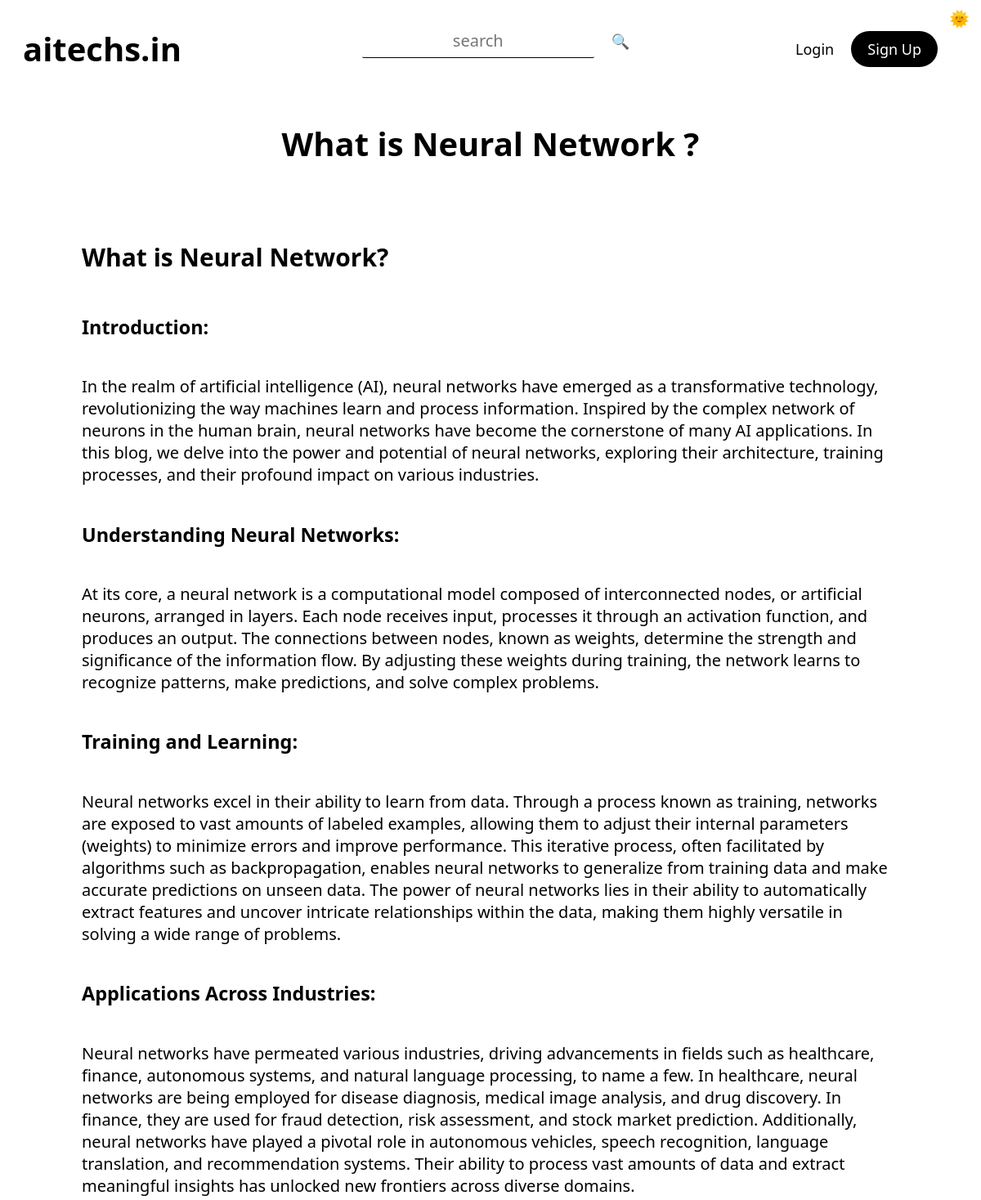
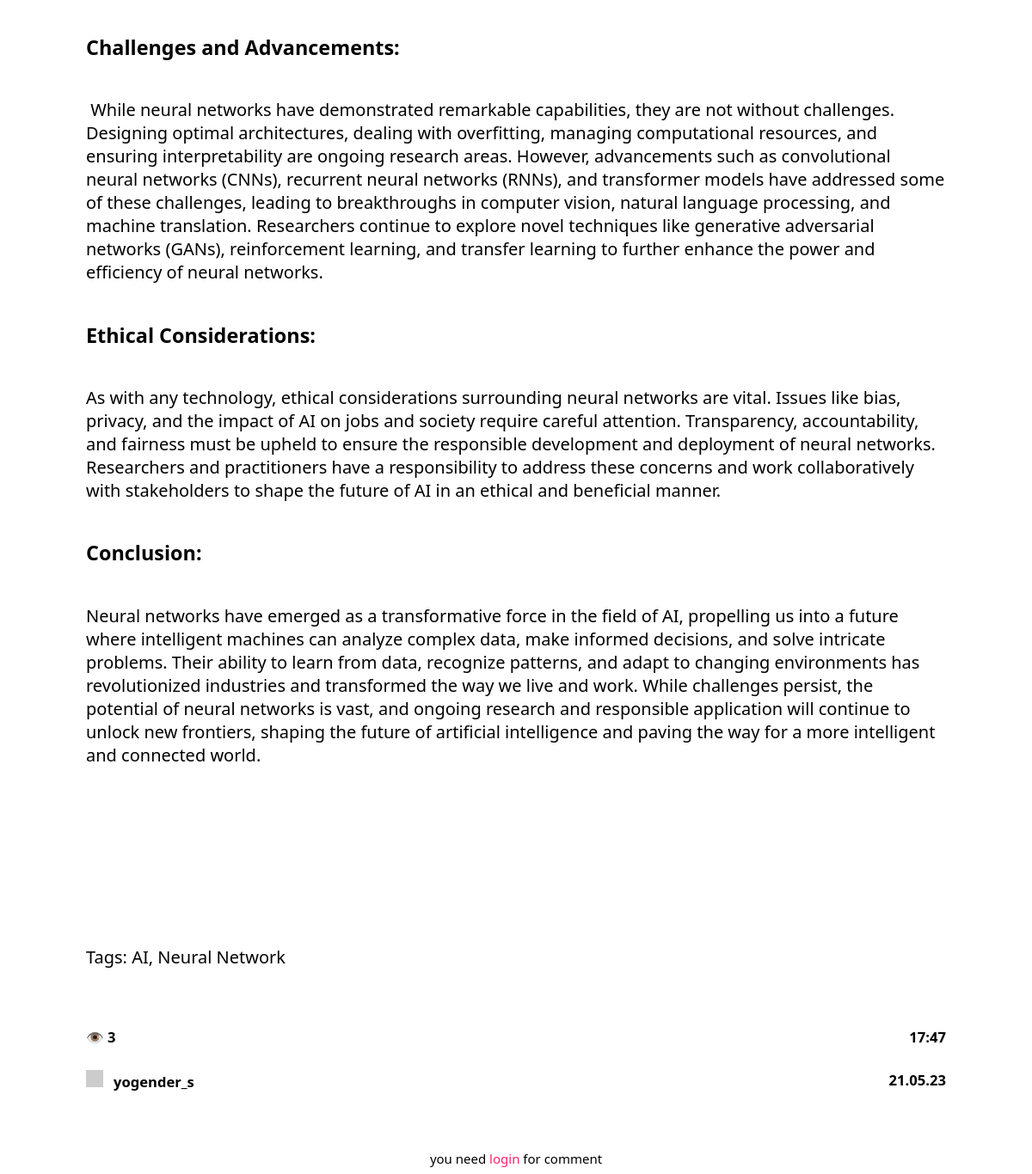
Screenshot of /post/2 with the database file from the repository (2 pictures, top to bottom).
### tables this page shows
CREATE TABLE "posts" (
    	"id"	INTEGER NOT NULL UNIQUE,
    	"title"	TEXT NOT NULL,
    	"tags"	TEXT,
    	"content"	TEXT NOT NULL,
    	"author"	TEXT NOT NULL,
    	"date"	TEXT NOT NULL,
    	"time"	TEXT NOT NULL,
    	"views"	TEXT,
    	"lastEditDate"	TEXT,
        "lastEditTime"	TEXT,
    	PRIMARY KEY("id" AUTOINCREMENT)
        );

### routes/post.py (the view)
@postBlueprint.route("/post/<int:postID>", methods=["GET", "POST"])
def post(postID):
    form = commentForm(request.form)
    connection = sqlite3.connect("db/posts.db")
    cursor = connection.cursor()
    cursor.execute(f"select id from posts")
    posts = str(cursor.fetchall())
    match str(postID) in posts:
        case True:
            message("2", f'POST: "{postID}" FOUND')
            connection = sqlite3.connect("db/posts.db")
            cursor = connection.cursor()
            cursor.execute(f'select * from posts where id = "{postID}"')
            post = cursor.fetchone()
            cursor.execute(f'update posts set views = views+1 where id = "{postID}"')
            connection.commit()
            if request.method == "POST":
                comment = request.form["comment"]
                connection = sqlite3.connect("db/comments.db")
                cursor = connection.cursor()
                cursor.execute(
                    f"""
                    insert into comments(post,comment,user,date,time)
                    values({postID},"{comment}","{session["userName"]}",
                    "{currentDate()}",
                    "{currentTime()}")
                    """
                )
                connection.commit()
                addPoints(5, session["userName"])
                flash("You earned 5 points by commenting ", "success")
                return redirect(f"/post/{postID}")
            connection = sqlite3.connect("db/comments.db")
            cursor = connection.cursor()
            cursor.execute(f'select * from comments where post = "{postID}"')
            comments = cursor.fetchall()
            return render_template(
                "post.html",
                id=post[0],
                title=post[1],
                tags=post[2],
                content=post[3],
                author=post[4],
                views=post[7],
                date=post[5],
                time=post[6],
                form=form,
                comments=comments,
            )
        case False:
            message("1", "404")
            return render_template("404.html")

### forms.py
class commentForm(Form):
    comment = TextAreaField(
        "Comment",
        [validators.Length(min=20, max=500), validators.InputRequired()],
        render_kw={"placeholder": "leave a comment"},
    )

### app.py (called while the page is built)
@app.context_processor
def utility_processor():
    getProfilePicture
    return dict(getProfilePicture=getProfilePicture)

### helpers.py (called while the page is built)
def currentDate():
    return datetime.now().strftime("%d.%m.%y")

def currentTime(seconds=False):
    match seconds:
        case False:
            return datetime.now().strftime("%H:%M")
        case True:
            return datetime.now().strftime("%H:%M:%S")

def message(color, message):
    print(
        f"\n\033[94m[{currentDate()}\033[0m"
        f"\033[95m {currentTime(True)}]\033[0m"
        f"\033[9{color}m {message}\033[0m\n"
    )
    logFile = open("log.log", "a")
    logFile.write(f"[{currentDate()}" f"|{currentTime(True)}]" f" {message}\n")
    logFile.close()

def getProfilePicture(userName):
    connection = sqlite3.connect("db/users.db")
    cursor = connection.cursor()
    cursor.execute(
        f'select profilePicture from users where lower(userName) = "{userName.lower()}"'
    )
    return cursor.fetchone()[0]

### templates/post.html (shortened to what this page needs)
{% extends 'layout.html'%} {%block head%}
<link
  rel="stylesheet"
  href="{{ url_for('static', filename='css/post.css') }}"
/>
{% endblock head %} {%block body%}
<div class="post centeredHorizontally">
  <h1 class="title">{{title}}</h1>
  <p class="content">
    {{content|safe}} <br />
    Tags: {{tags.replace(",",", ")}}
  </p>
  <div class="bottomBar">
    <div>
      <h5>👁️ {{views}}</h5>
      <a href="/user/{{author|lower}}">
        <h5 class="author">
          <img
            class="profilePicture"
            src="{{ getProfilePicture(author) }}"
          />{{author}}
        </h5></a
      >
    </div>
    <div class="dateTime">
      <h5>{{time}}</h5>
      <h5 class="date">{{date}}</h5>
    </div>
  </div>
  </div>
  <form method="post" class="commentForm">
    {% if session["userName"] %} {{form.comment(class_="comment")}}
    <button type="submit" class="btnSubmit">comment</button>
    {% else %}
    <small
      >you need
      <a href="/login/redirect=&post&{{id}}" class="linkLogin">login</a> for
      comment</small
    >
    {% endif %}
  </form>
{% endblock body %}

### static/css/general.css (style rules this page uses)
:root { --themePrimary: #000; --themeSecondary: #fff; --themeHelper: #303030; --primaryColor: #ff206e; --primaryHelper: #FF4F8C; }
* { font-family: system-ui, "Segoe UI", Roboto, Helvetica, Arial, sans-serif, "Apple Color Emoji", "Segoe UI Emoji", "Segoe UI Symbol"; color: var(--themePrimary); }
html { font-size: 125% !important; }
body { background-color: var(--themeSecondary); }
a { text-decoration: none; user-select: none; }
.centeredHorizontally { margin-left: auto; margin-right: auto; }

### static/css/post.css (style rules this page uses)
.post { display: flex; flex-direction: column; max-width: 50rem; margin-top: 1.5rem; }
.post h1 { text-align: center; }
.title { font-size: 2rem; }
.bottomBar { display: flex; align-items: stretch; justify-content: space-between; }
.linkLogin { color: var(--primaryColor); transition: 0.25s; }
small { font-size: 0.75rem; }
.commentForm { margin: 2rem auto 0 auto; display: flex; justify-content: space-between; width: fit-content; border: 1px solid var(--primaryColor); border-radius: 1rem; }
.profilePicture { margin-right: 0.6rem; }
.dateTime h5 { text-align: right; }

### static/css/navbar.css (style rules this page uses)
.profilePicture { height: 1rem; width: 1rem; display: inline-block; }

### static/css/editor.css (style rules this page uses)
:root { --ck-border-radius: 1rem; --ck-font-size-base: 1rem; --ck-custom-background: hsl(270, 1%, 29%); --ck-custom-foreground: hsl(255, 3%, 18%); --ck-custom-border: hsl(300, 1%, 22%); --ck-custom-white: var(--light); --ck-color-base-foreground: var(--ck-custom-background); --ck-color-focus-border: hsl(208, 90%, 62%); --ck-color-text: hsl(0, 0%, 98%); --ck-color-shadow-drop: hsla(0, 0%, 0%, 0.2); --ck-color-shadow-inner: hsla(0, 0%, 0%, 0.1); --ck-color-button-default-background: var(--ck-custom-background); --ck-color-button-default-hover-background: hsl(270, 1%, 22%); --ck-color-button-default-active-background: hsl(270, 2%, 20%); --ck-color-button-default-active-shadow: hsl(270, 2%, 23%); --ck-color-button-default-disabled-background: var(--ck-custom-background); --ck-color-button-on-background: var(--ck-custom-foreground); --ck-color-button-on-hover-background: hsl(255, 4%, 16%); --ck-color-button-on-active-background: hsl(255, 4%, 14%); --ck-color-button-on-active-shadow: hsl(240, 3%, 19%); --ck-color-button-on-disabled-background: var(--ck-custom-foreground); --ck-color-button-action-background: hsl(168, 76%, 42%); --ck-color-button-action-hover-background: hsl(168, 76%, 38%); --ck-color-button-action-active-background: hsl(168, 76%, 36%); --ck-color-button-action-active-shadow: hsl(168, 75%, 34%); --ck-color-button-action-disabled-background: hsl(168, 76%, 42%); --ck-color-button-action-text: var(--ck-custom-white); --ck-color-button-save: hsl(120, 100%, 46%); --ck-color-button-cancel: hsl(15, 100%, 56%); --ck-color-dropdown-panel-background: var(--ck-custom-background); --ck-color-dropdown-panel-border: var(--ck-custom-foreground); --ck-color-split-button-hover-background: var(--ck-color-button-default-hover-background); --ck-color-split-button-hover-border: var(--ck-custom-foreground); --ck-color-input-background: var(--ck-custom-background); --ck-color-input-border: hsl(257, 3%, 43%); --ck-color-input-text: hsl(0, 0%, 98%); --ck-color-input-disabled-background: hsl(255, 4%, 21%); --ck-color-input-disabled-border: hsl(250, 3%, 38%); --ck-color-input-disabled-text: hsl(0, 0%, 78%); --ck-color-labeled-field-label-background: var(--ck-custom-background); --ck-color-list-background: var(--ck-custom-background); --ck-color-list-button-hover-background: var(--ck-custom-foreground); --ck-color-list-button-on-background: hsl(208, 88%, 52%); --ck-color-list-button-on-text: var(--ck-custom-white); --ck-color-panel-background: var(--ck-custom-background); --ck-color-panel-border: var(--ck-custom-border); --ck-color-toolbar-background: var(--ck-custom-background); --ck-color-toolbar-border: var(--ck-custom-border); --ck-color-tooltip-background: hsl(252, 7%, 14%); --ck-color-tooltip-text: hsl(0, 0%, 93%); --ck-color-image-caption-background: hsl(0, 0%, 97%); --ck-color-image-caption-text: hsl(0, 0%, 20%); --ck-color-widget-blurred-border: hsl(0, 0%, 87%); --ck-color-widget-hover-border: hsl(43, 100%, 68%); --ck-color-widget-editable-focus-background: var(--ck-custom-white); --ck-color-link-default: hsl(190, 100%, 75%); }

### templates/post.html (style rules this page uses)
.commentForm { border: none; }

### rows the page displays
posts: title "What is Neural Network ?", content "What is Neural Network? Introduction: In the realm of artificial intelligence (AI), neural networks have emerged as a transformative technology, revolutionizing the way machines learn and process information. Inspired by the complex network of neurons in the human brain, neural networks have become the cornerstone of many AI applications. In this blog, we delve into the power and potential of neural networks, exploring their architecture, training processes, and their profound impact on various industries. Understanding Neural Networks: At its core, a neural network is a computational model composed of interconnected nodes, or artificial neurons, arranged in layers. Each node receives…", replace "AI, Neural Network", author "yogender_s", time "17:47", date "21.05.23"

### other values shown
{{ views }} "3"
